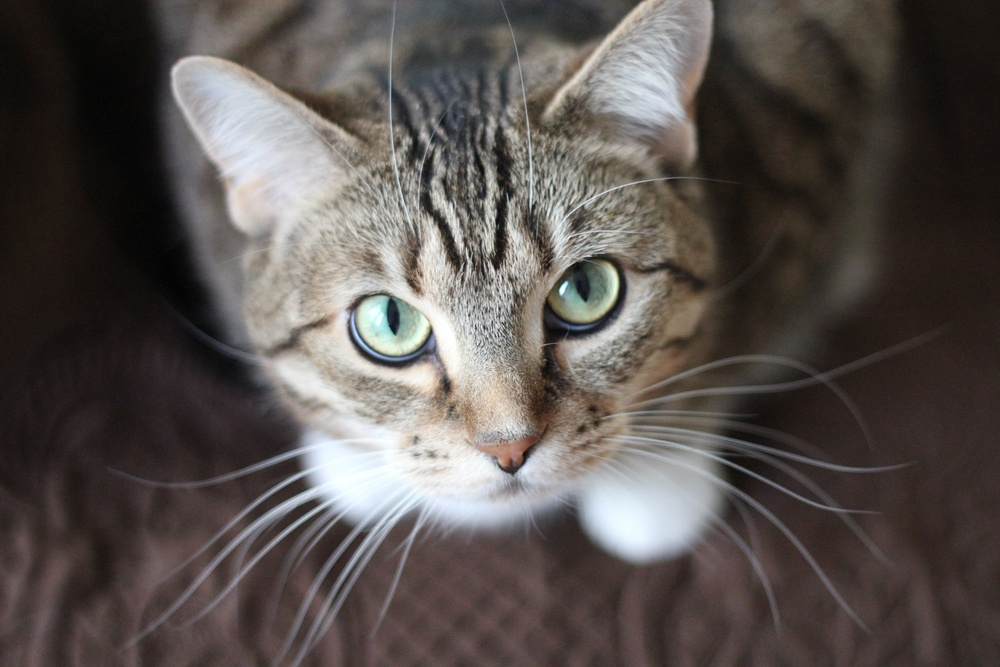
#> input picture Photos/2.jpg, 1000 x 667 px, shrunk from 3456 x 2304 before the run
$ python histogram.py
#> lines starting #> are read from the running program, lines starting #| are printed output that depends on the picture; after the words box and inside, x2 and y2 are one past the last pixel; in counts of white or black regions, pixels touching at a corner belong together
import cv2 as cv
import matplotlib.pyplot as plt
import numpy as np

img = cv.imread('Photos/2.jpg')
#> img is the input picture: shape (667, 1000, 3); mean B, G, R 79.1, 82.2, 88.8
cv.imshow('Cats', img)

blank = np.zeros(img.shape[:2], dtype="uint8")

gray = cv.cvtColor(img, cv.COLOR_BGR2GRAY)
cv.imshow('Gray', gray)

circle = cv.circle(blank, (img.shape[1]//2, img.shape[0]//2), 100, 255, -1)
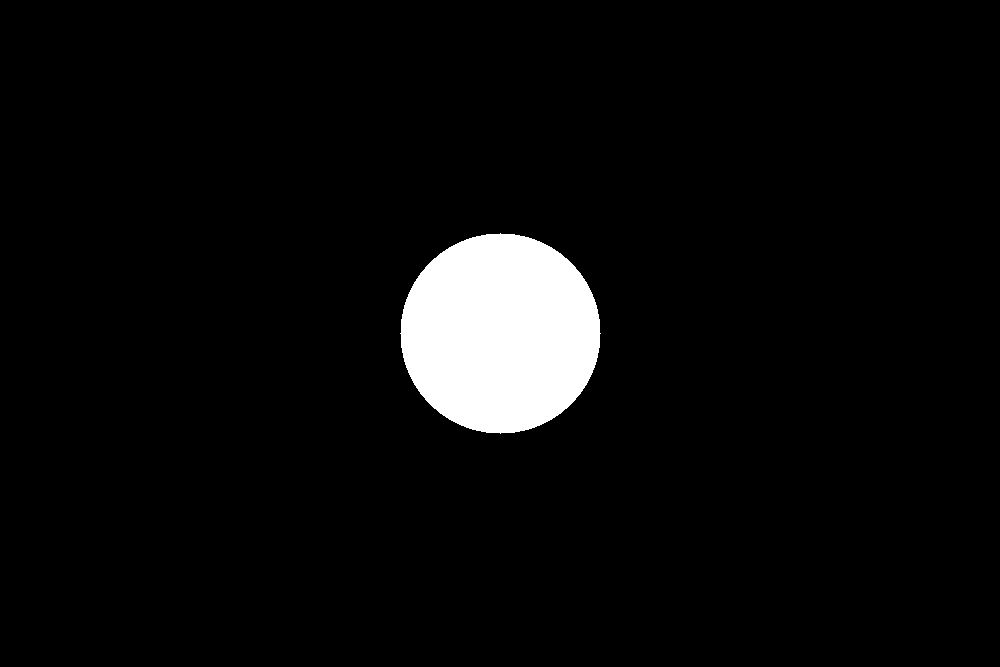
#> blank: shape (667, 1000); 4.7% white; 1 white region, box (x1, y1, x2, y2) and area: (400, 233, 601, 434) 31417
cv.imshow('Circle', circle)

mask = cv.bitwise_and(gray, gray, mask=circle)
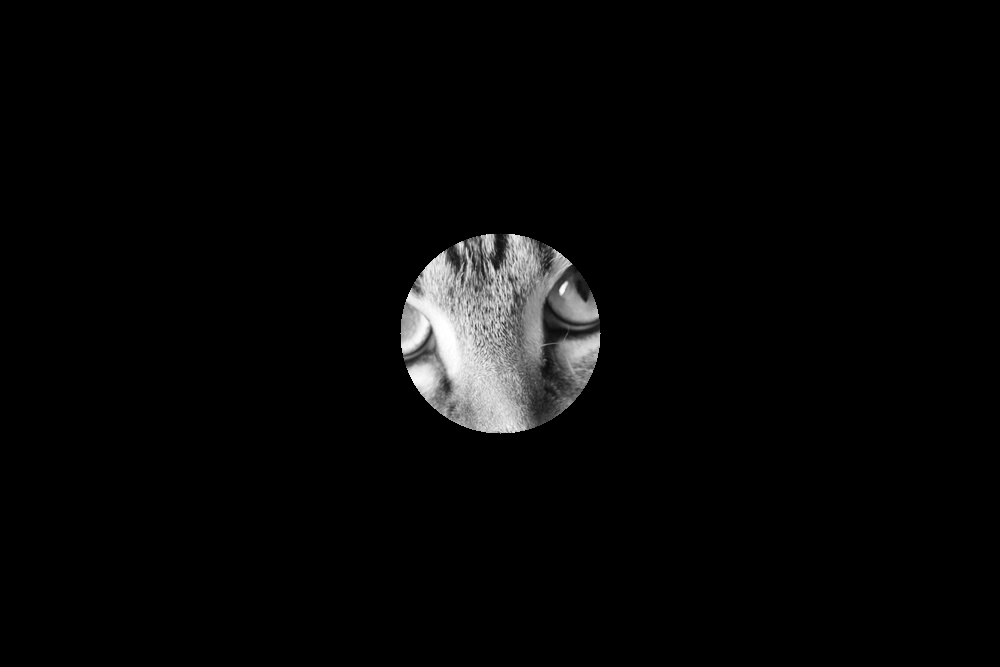
#> mask: shape (667, 1000); min 0, max 255, mean 6.8
cv.imshow('Mask', mask)

# Grayscale histograms
gray_hist = cv.calcHist([gray], [0], mask, [256], [0, 256])
#> gray_hist = 256 values, max 214 at index 172, min 0 at index 0, mean 122.7

plt.figure()
plt.title('Grayscale histogram')
plt.xlabel('bins')
plt.ylabel('# of pixels')
plt.plot(gray_hist)
plt.xlim([0, 256])
plt.show()
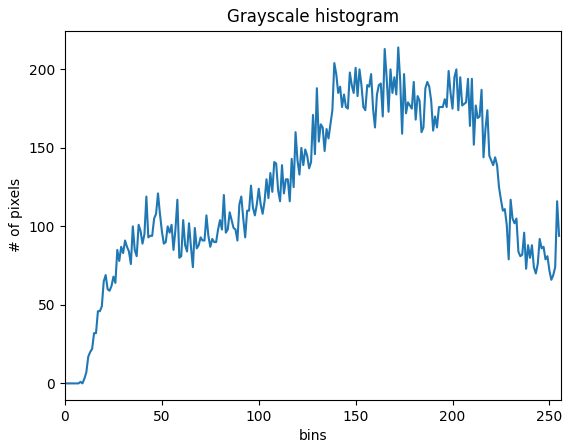
#> figure drawn by matplotlib, 1 panel; curve peaks at x = 172, y = 214

#> (the run stopped early here; a loop or call above may not have finished)

$ run again, with Photos/1.jpg copied over Photos/2.jpg
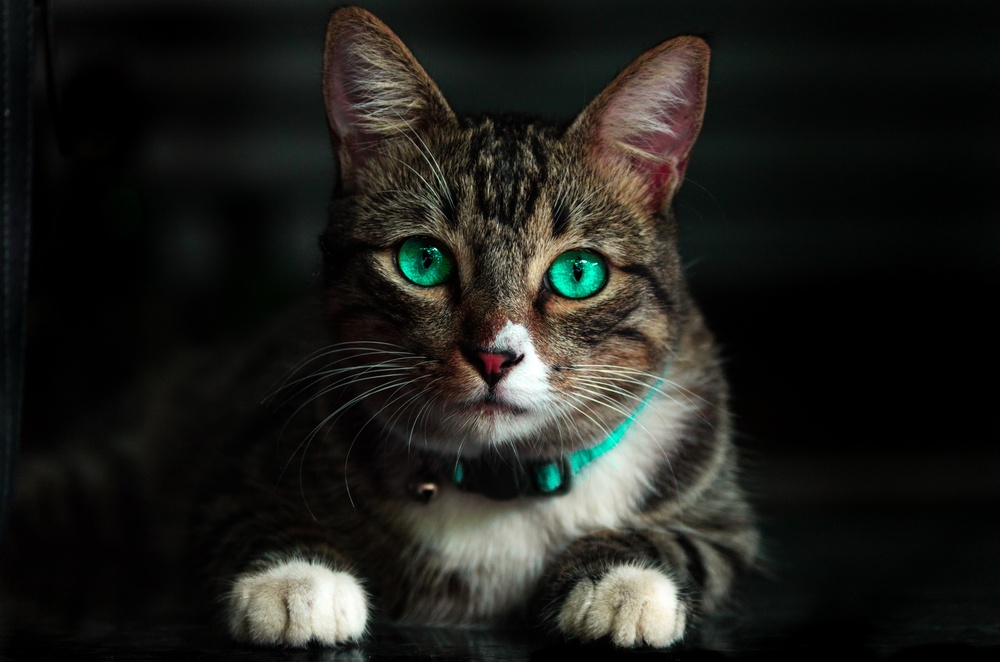
#> input picture Photos/1.jpg, 1000 x 662 px, shrunk from 4928 x 3264 before the run
#> img is the input picture: shape (662, 1000, 3); mean B, G, R 27.9, 31.9, 31.8
#> blank: shape (662, 1000); 4.7% white; 1 white region, box (x1, y1, x2, y2) and area: (400, 231, 601, 432) 31417
#> `mask = cv.bitwise_and(gray, gray, mask=circle)`:
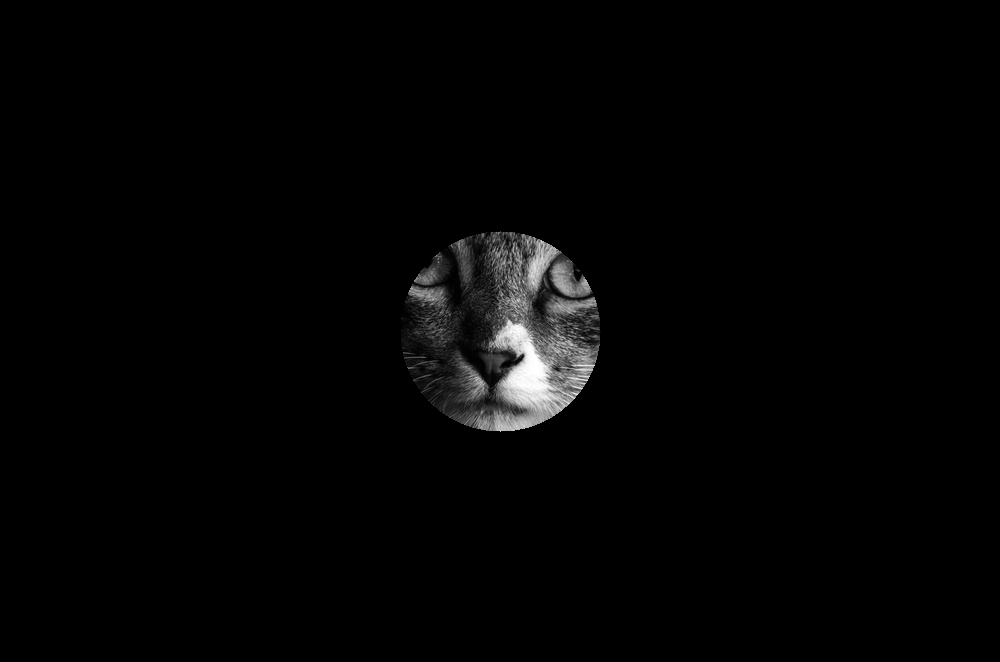
#> mask: shape (662, 1000); min 0, max 255, mean 4
#> gray_hist = 256 values, max 330 at index 14, min 0 at index 0, mean 122.5
#> `plt.show()`:
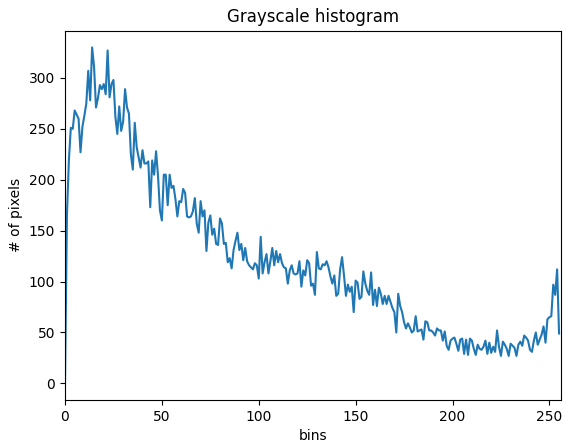
#> figure drawn by matplotlib, 1 panel; curve peaks at x = 14, y = 330

$ run again, with Photos/3.jpg copied over Photos/2.jpg
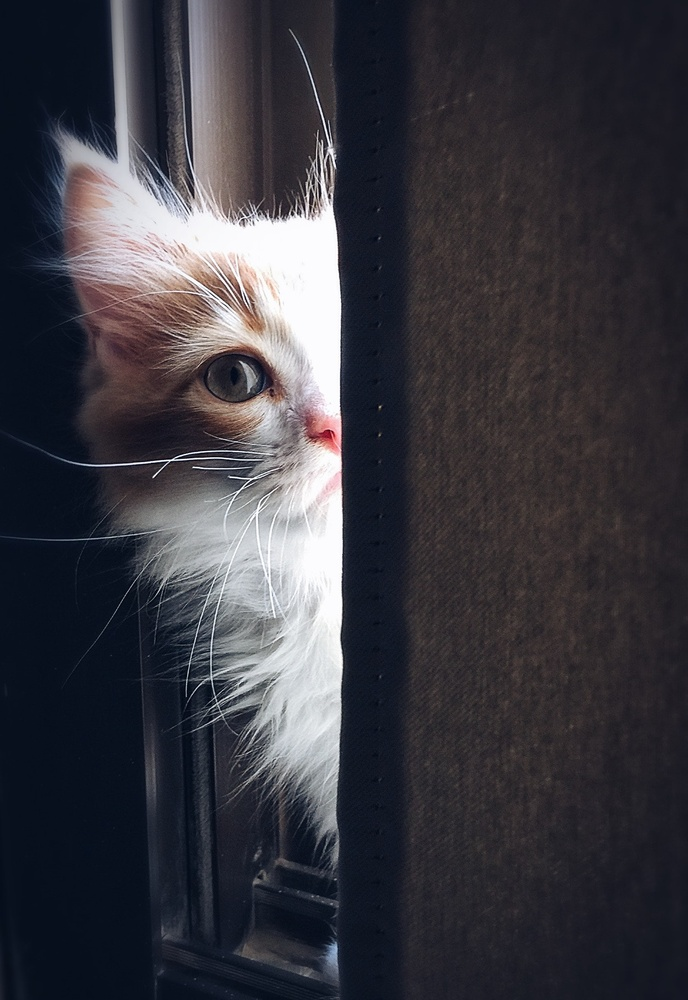
#> input picture Photos/3.jpg, 688 x 1000 px, shrunk from 1239 x 1800 before the run
#> img is the input picture: shape (1000, 688, 3); mean B, G, R 64, 56.9, 57.8
#> `circle = cv.circle(blank, (img.shape[1]//2, img.shape[0]//2), 100, 255..`:
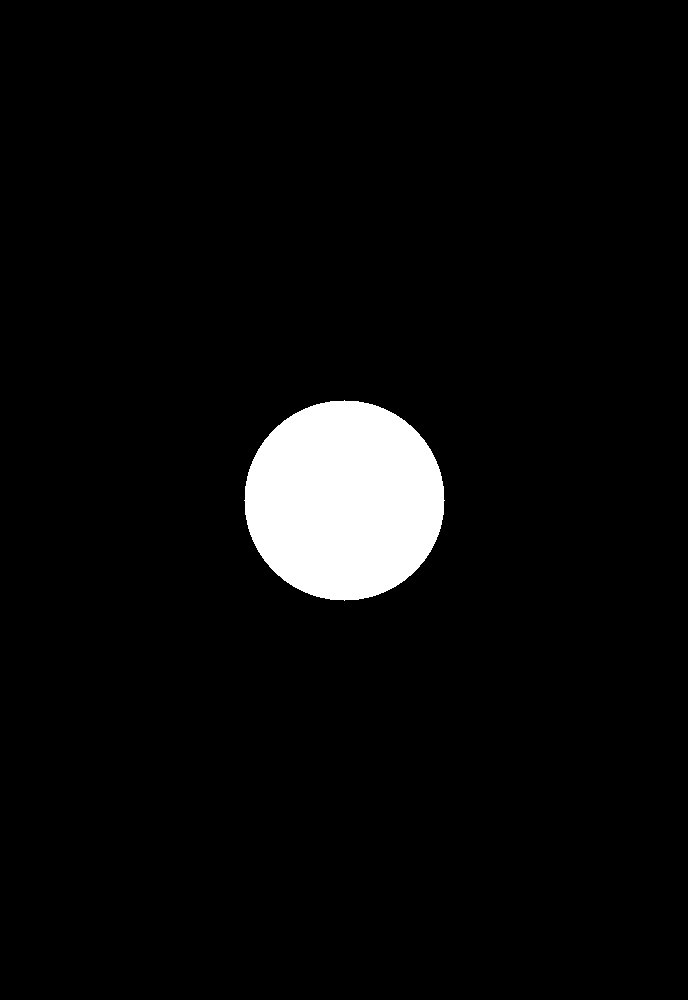
#> blank: shape (1000, 688); 4.6% white; 1 white region, box (x1, y1, x2, y2) and area: (244, 400, 445, 601) 31417
#> gray_hist = 256 values, max 1552 at index 252, min 0 at index 0, mean 122.7
#> `plt.show()`:
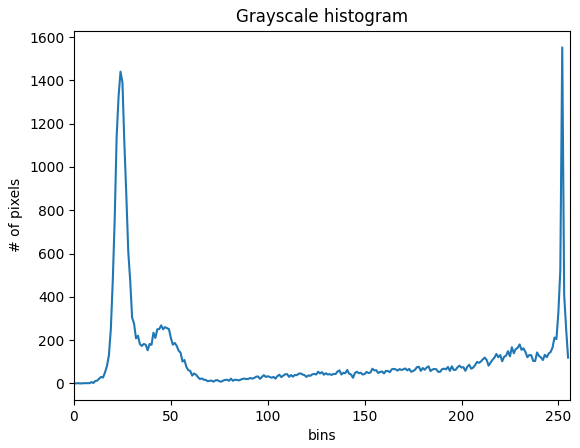
#> figure drawn by matplotlib, 1 panel; curve peaks at x = 252, y = 1552

$ run again, with Photos/4.jpg copied over Photos/2.jpg
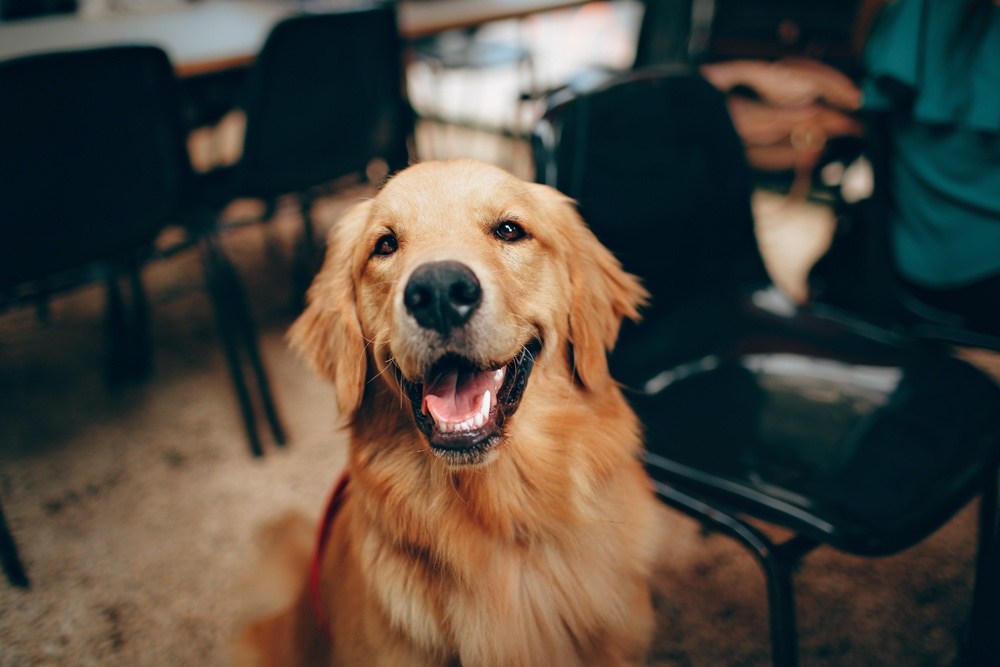
#> input picture Photos/4.jpg, 1000 x 667 px, shrunk from 5257 x 3505 before the run
#> img is the input picture: shape (667, 1000, 3); mean B, G, R 62, 71.4, 77.6
#> blank: shape (667, 1000); 4.7% white; 1 white region, box (x1, y1, x2, y2) and area: (400, 233, 601, 434) 31417
#> `mask = cv.bitwise_and(gray, gray, mask=circle)`:
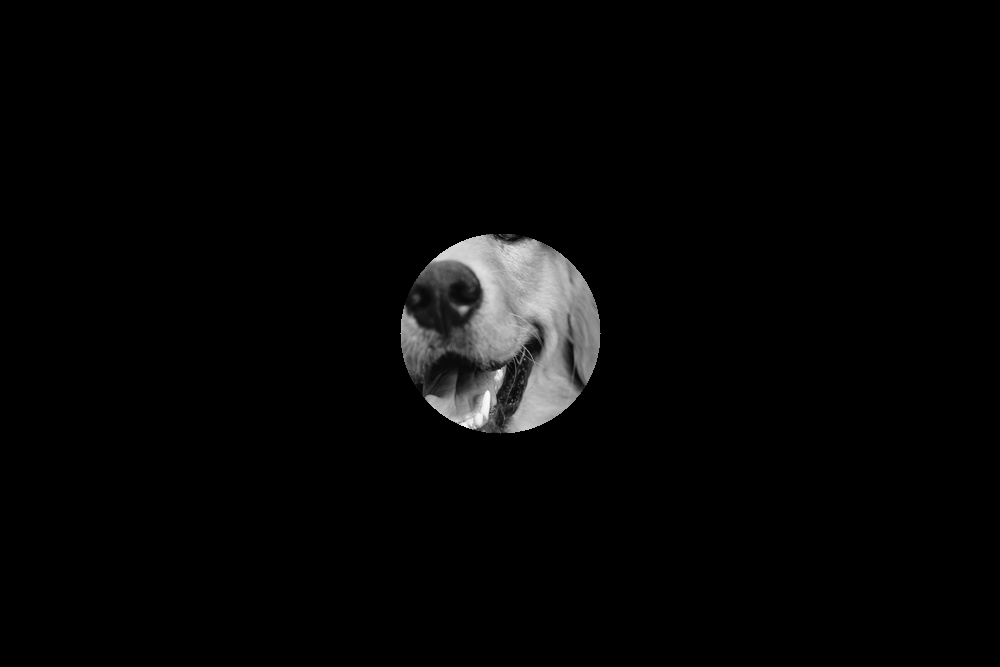
#> mask: shape (667, 1000); min 0, max 251, mean 5.7
#> gray_hist = 256 values, max 296 at index 170, min 0 at index 0, mean 122.7
#> `plt.show()`:
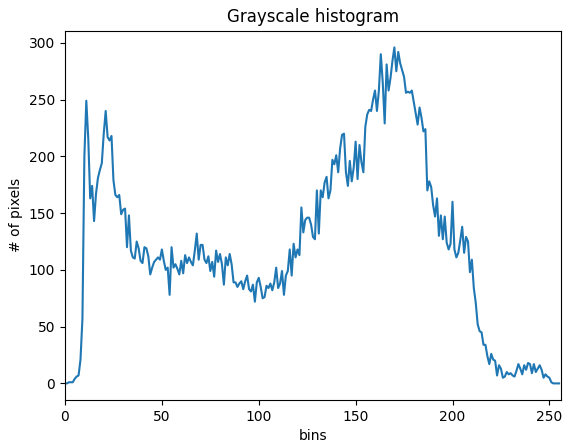
#> figure drawn by matplotlib, 1 panel; curve peaks at x = 170, y = 296
